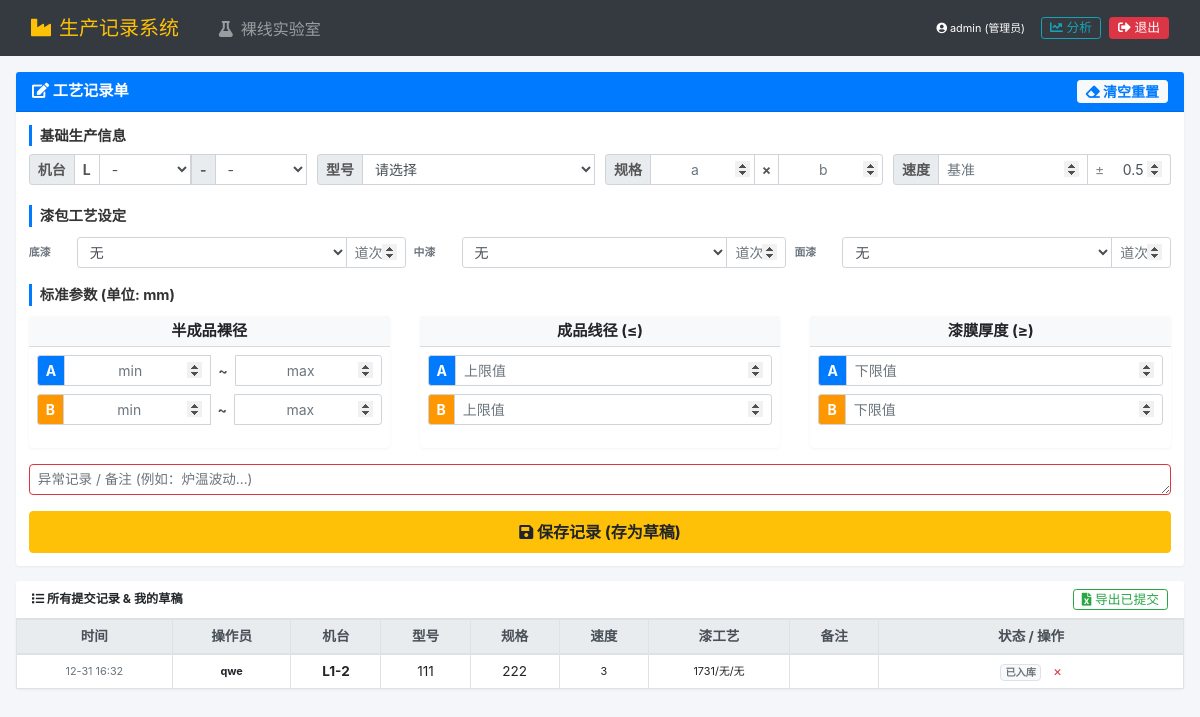
The page / (signed in) on the database as committed earlier.
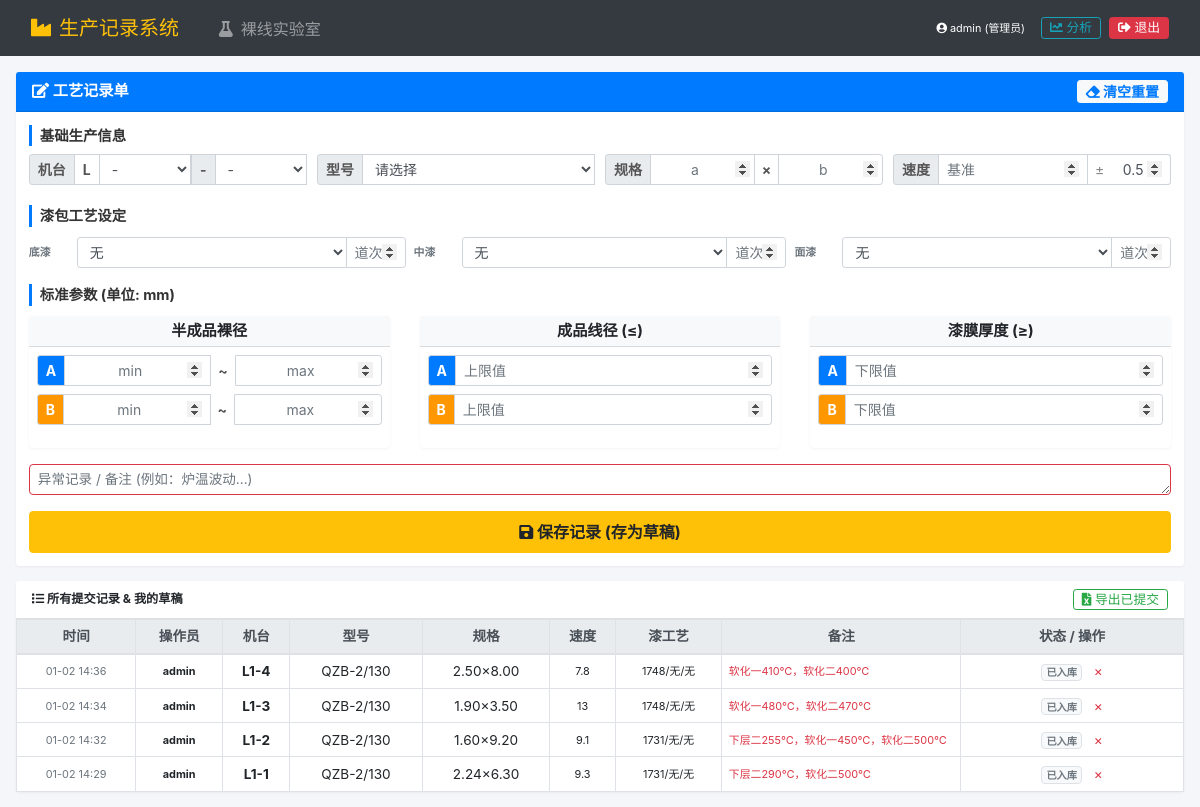
The same page on the database as committed later.
### app.py (models this page shows)
class ProcessRecord(db.Model):
    id = db.Column(db.Integer, primary_key=True)
    create_time = db.Column(db.DateTime, default=datetime.now)
    operator_name = db.Column(db.String(50))
    is_submitted = db.Column(db.Boolean, default=False)
    machine_model = db.Column(db.String(20))
    product_type = db.Column(db.String(50))
    wire_spec = db.Column(db.String(20))
    ref_speed = db.Column(db.String(20))
    is_self_bonding = db.Column(db.Boolean, default=False)
    base_coat_type = db.Column(db.String(20))
    base_coat_pass = db.Column(db.String(10))
    mid_coat_type = db.Column(db.String(20))
    mid_coat_pass = db.Column(db.String(10))
    top_coat_type = db.Column(db.String(20))
    top_coat_pass = db.Column(db.String(10))
    tol_a_bare = db.Column(db.String(50))
    tol_a_finished = db.Column(db.String(50))
    tol_a_thickness = db.Column(db.String(50))
    tol_b_bare = db.Column(db.String(50))
    tol_b_finished = db.Column(db.String(50))
    tol_b_thickness = db.Column(db.String(50))
    remark = db.Column(db.Text)

### app.py (the view, shortened to what this page needs)
@app.route('/', methods=['GET', 'POST'])
@login_required
def index():
    last_data = session.get('last_form_data', {})
    if current_user.role == 'admin':
        records = ProcessRecord.query.filter(
            or_(ProcessRecord.is_submitted == True, ProcessRecord.operator_name == current_user.username)
        ).order_by(ProcessRecord.create_time.desc()).limit(50).all()
    else:
        records = ProcessRecord.query.filter_by(
            operator_name=current_user.username
        ).order_by(ProcessRecord.create_time.desc()).limit(20).all()
    return render_template('index.html', records=records, current_user=current_user, last_data=last_data)

### app.py (called while the page is built)
@login_manager.user_loader
def load_user(user_id):
    return User.query.get(int(user_id))

### templates/index.html (shortened to what the changed rows need)
<!DOCTYPE html>
<html lang="zh-CN">
<head>
    <link rel="stylesheet" href="https://cdn.jsdelivr.net/npm/bootstrap@4.6.0/dist/css/bootstrap.min.css">
    <link rel="stylesheet" href="https://cdnjs.cloudflare.com/ajax/libs/font-awesome/5.15.3/css/all.min.css">
</head>
<body>
    <div class="container-fluid px-3">
        <div class="card">
            <div class="table-responsive">
                <table class="table table-bordered table-hover table-sm text-center mb-0" style="font-size: 0.85rem;">
                    <thead class="thead-light">
                        <tr>
                            <th>时间</th>
                            <th>操作员</th>
                            <th>机台</th>
                            <th>型号</th>
                            <th>规格</th>
                            <th>速度</th>
                            <th>漆工艺</th>
                            <th>备注</th>
                            <th style="min-width: 140px;">状态 / 操作</th>
                        </tr>
                    </thead>
                    <tbody>
                        {% for r in records %}
                        <tr class="{% if not r.is_submitted %}table-warning{% endif %}">
                            <td class="small text-muted">{{ r.create_time.strftime('%m-%d %H:%M') }}</td>
                            <td class="font-weight-bold small">{{ r.operator_name }}</td>
                            <td class="font-weight-bold">{{ r.machine_model }}</td>
                            <td>{{ r.product_type }}</td>
                            <td>{{ r.wire_spec }}</td>
                            <td class="small">{{ r.ref_speed }}</td>
                            <td class="small">{{ r.base_coat_type }}/{{ r.mid_coat_type }}/{{ r.top_coat_type }}</td>
                            <td class="text-left small text-danger text-truncate" style="max-width: 150px;" title="{{ r.remark }}">{{ r.remark }}</td>
                            <td>
                                {% if not r.is_submitted %}
                                    <a href="/submit/{{ r.id }}" class="btn btn-success btn-sm py-0 px-2" onclick="return confirm('确认无误并正式提交吗？提交后不可修改。')">提交</a>
                                    <a href="/delete/{{ r.id }}" class="btn btn-danger btn-sm py-0 px-2 ml-1" onclick="return confirm('确认删除此草稿？')">删除</a>
                                {% else %}
                                    <span class="badge badge-light border text-muted">已入库</span>
                                    {% if current_user.role == 'admin' %}
                                        <a href="/delete/{{ r.id }}" class="text-danger ml-2" onclick="return confirm('管理员操作：确认强制删除此归档记录？')" title="强制删除">&times;</a>
                                    {% endif %}
                                {% endif %}
                            </td>
                        </tr>
                        {% else %}
                        <tr><td colspan="9" class="text-muted py-3">暂无记录</td></tr>
                        {% endfor %}
                    </tbody>
                </table>
            </div>
        </div>
    </div>
</body>
</html>

Rows that differ between the two databases and show on the page:
added ProcessRecord: create_time "01-02 14:36", operator_name "admin", machine_model "L1-4", product_type "QZB-2/130", wire_spec "2.50×8.00", ref_speed "7.8", base_coat_type "1748", mid_coat_type "无", top_coat_type "无", remark "软化一410℃，软化二400℃"
added ProcessRecord: create_time "01-02 14:34", operator_name "admin", machine_model "L1-3", product_type "QZB-2/130", wire_spec "1.90×3.50", ref_speed "13", base_coat_type "1748", mid_coat_type "无", top_coat_type "无", remark "软化一480℃，软化二470℃"
added ProcessRecord: create_time "01-02 14:32", operator_name "admin", machine_model "L1-2", product_type "QZB-2/130", wire_spec "1.60×9.20", ref_speed "9.1", base_coat_type "1731", mid_coat_type "无", top_coat_type "无", remark "下层二255℃，软化一450℃，软化二500℃"
changed ProcessRecord: create_time "12-31 16:32" → "01-02 14:29"; operator_name "qwe" → "admin"; machine_model "L1-2" → "L1-1"; product_type "111" → "QZB-2/130"; wire_spec "222" → "2.24×6.30"; ref_speed "3" → "9.3"; remark (not shown) → "下层二290℃，软化二500℃"
